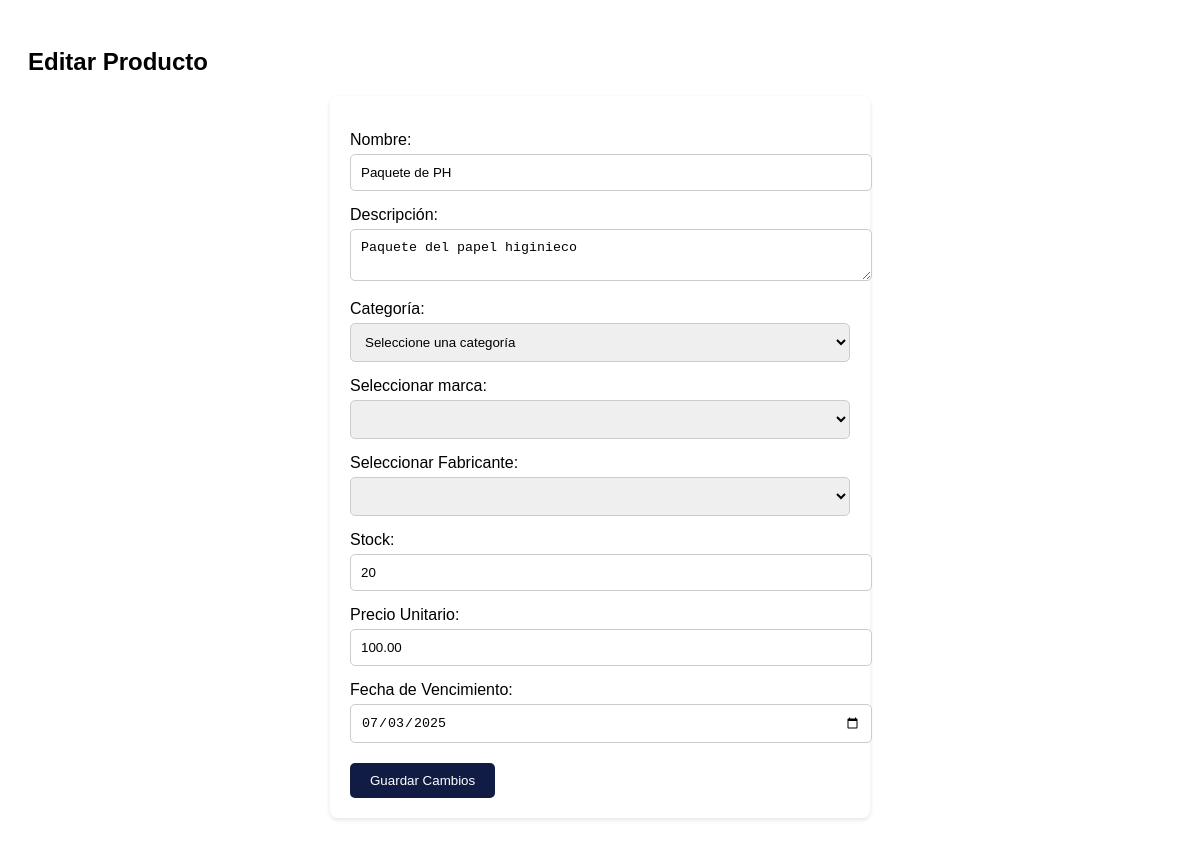
Before: /editar_producto.php?id=2 with the older database file.
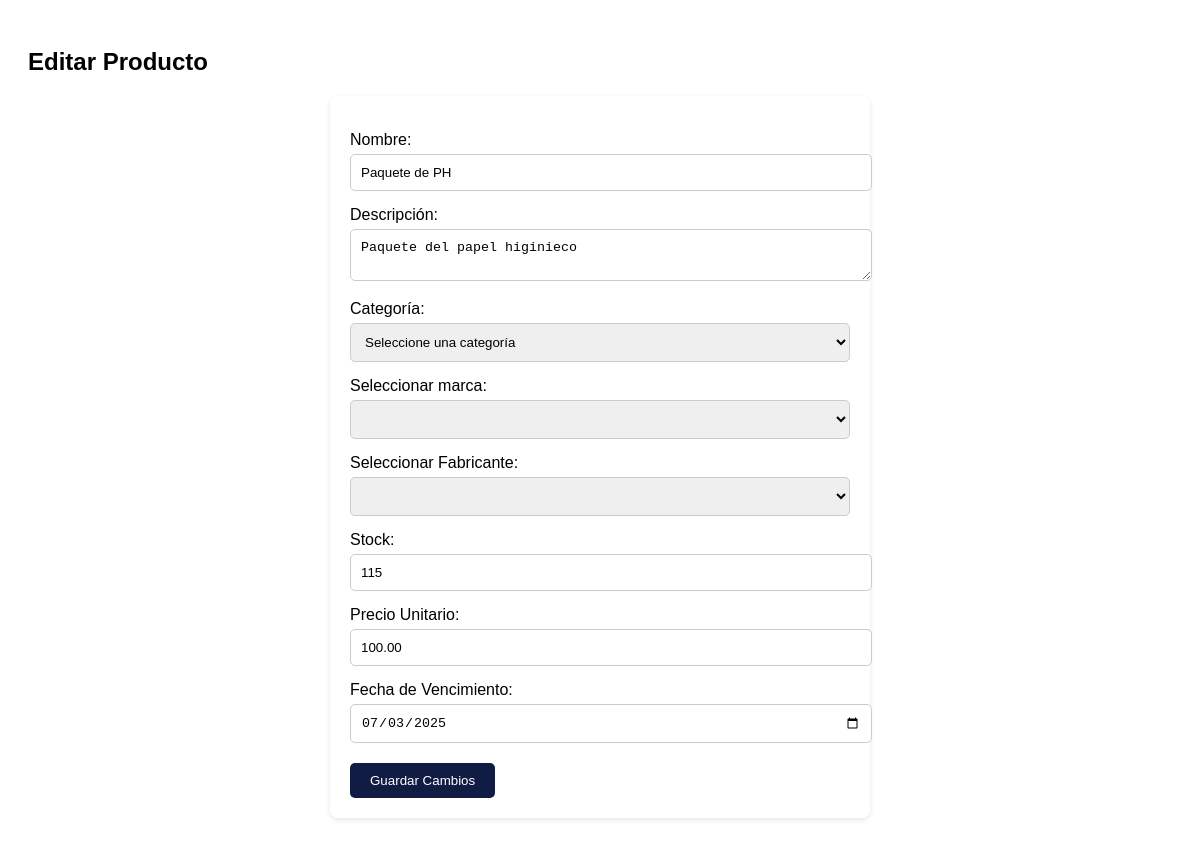
After: the same page with the newer database file.
### tables this page shows
CREATE TABLE `producto` (
  `idProducto` int(11) NOT NULL AUTO_INCREMENT,
  `nombre` varchar(100) NOT NULL,
  `descripcion` text DEFAULT NULL,
  `idCategoria` int(11) DEFAULT NULL,
  `idMarca` int(11) DEFAULT NULL,
  `idFabricante` int(11) DEFAULT NULL,
  `stock` int(11) DEFAULT 0,
  `fecha_vencimiento` date DEFAULT NULL,
  `precio_unitario` decimal(10,2) DEFAULT NULL,
  PRIMARY KEY (`idProducto`),
  KEY `idCategoria` (`idCategoria`),
  KEY `idMarca` (`idMarca`),
  KEY `idFabricante` (`idFabricante`),
  CONSTRAINT `producto_ibfk_1` FOREIGN KEY (`idCategoria`) REFERENCES `categoria` (`idCategoria`),
  CONSTRAINT `producto_ibfk_2` FOREIGN KEY (`idMarca`) REFERENCES `marca` (`idMarca`),
  CONSTRAINT `producto_ibfk_3` FOREIGN KEY (`idFabricante`) REFERENCES `fabricante` (`idFabricante`)
);

### editar_producto.php (the view, shortened to what this page needs)
<?php
$conexion = new mysqli("localhost", "root", "", "totalcleanbd");
$idProducto = $_GET['id'] ?? null;
$sql = "SELECT * FROM producto WHERE idProducto=?";
$stmt = $conexion->prepare($sql);
$stmt->bind_param("i", $idProducto);
$stmt->execute();
$resultado = $stmt->get_result();
$producto = $resultado->fetch_assoc();
?>
<!DOCTYPE html>
<html lang="es">
<head>
</head>
<body>
    <h2>Editar Producto</h2>
    <form method="POST">
        <label for="nombre">Nombre:</label>
        <input type="text" name="nombre" id="nombre" value="<?= htmlspecialchars($producto['nombre']) ?>" required>
        <label for="descripcion">Descripción:</label>
        <textarea name="descripcion" id="descripcion" required><?= htmlspecialchars($producto['descripcion']) ?></textarea>
<label for="idCategoria">Categoría:</label>
            <select id="idCategoria" name="idCategoria" required>
                <option value="">Seleccione una categoría</option>
            </select>
<label for="idMarca">Seleccionar marca:</label>
       <select name="idMarca" id="idMarca" required>
            <option value="1" <?= $producto['idMarca'] == 1 ? 'selected' : '' ?>Bolivar</option>
            <option value="2" <?= $producto['idMarca'] == 2 ? 'selected' : '' ?>Sapolio</option>
            <option value="3" <?= $producto['idMarca'] == 3 ? 'selected' : '' ?>CIF</option>
        </select>
            <label for="idFabricante">Seleccionar Fabricante:</label>
<select name="idFabricante" id="idFabricante" required>
    <option value="1" <?= ($producto['idFabricante'] ?? null) == 1 ? 'selected' : '' ?>PyG</option>
    <option value="2" <?= ($producto['idFabricante'] ?? null) == 2 ? 'selected' : '' ?>Intradevco</option>
    <option value="3" <?= ($producto['idFabricante'] ?? null) == 3 ? 'selected' : '' ?>Industrias del Epino</option>
</select>
        <label for="stock">Stock:</label>
        <input type="number" name="stock" id="stock" value="<?= $producto['stock'] ?>" required>
        <label for="precio_unitario">Precio Unitario:</label>
        <input type="number" step="0.01" name="precio_unitario" id="precio_unitario" value="<?= $producto['precio_unitario'] ?>" required>
        <label for="fecha_vencimiento">Fecha de Vencimiento:</label>
        <input type="date" name="fecha_vencimiento" id="fecha_vencimiento" value="<?= $producto['fecha_vencimiento'] ?>" required>
        <button type="submit">Guardar Cambios</button>
    </form>
</body>
</html>

Changed rows visible on the page:
changed producto "Paquete de PH": stock "20" → "115"
